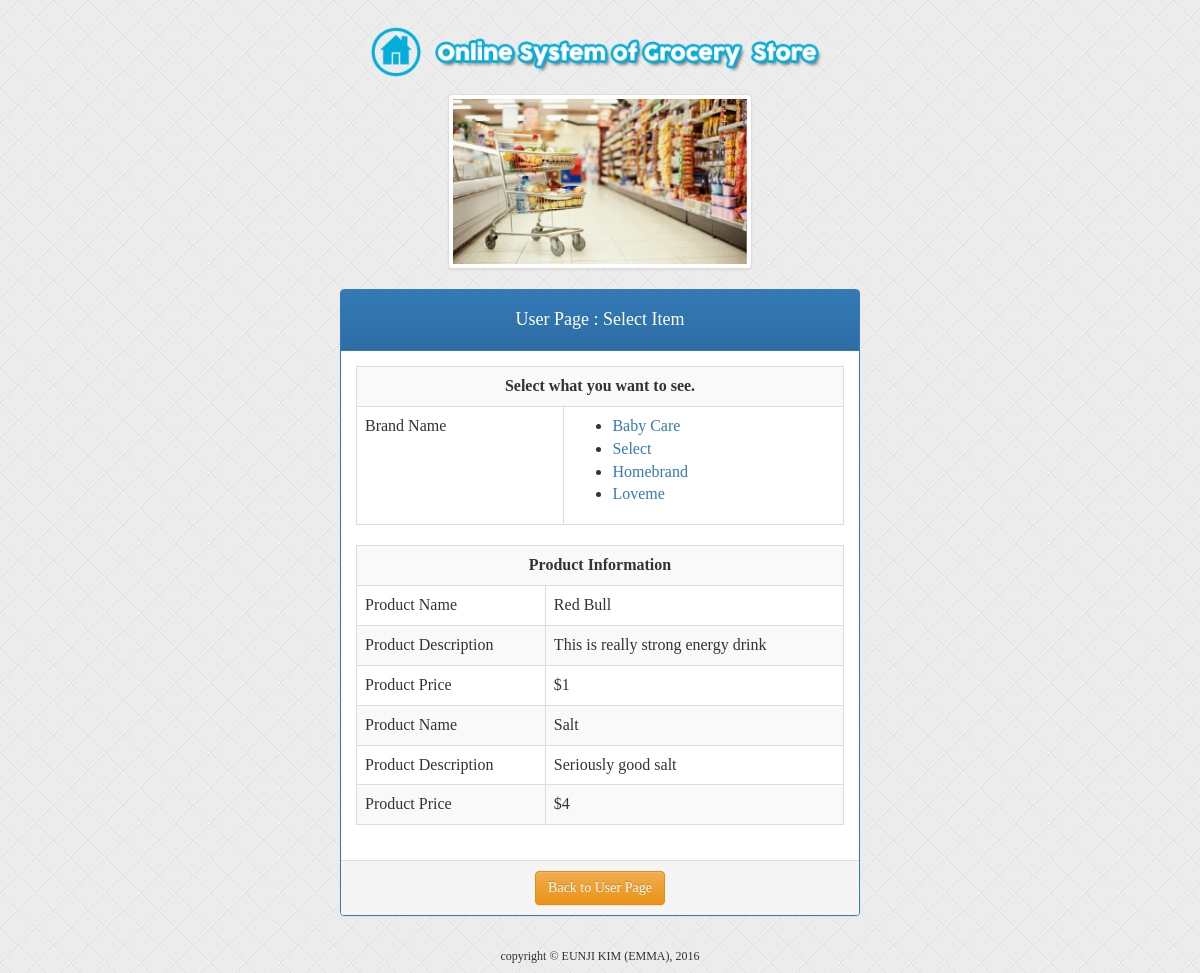
The app's page /Q5/user_list.php?brand=101 with its own data.
### tables this page shows
CREATE TABLE IF NOT EXISTS `grocery_brand` (
  `brand_id` int(11) NOT NULL,
  `brand_name` varchar(20) NOT NULL
);

CREATE TABLE IF NOT EXISTS `grocery_product` (
  `brand_id` int(11) NOT NULL,
  `product_id` int(11) NOT NULL,
  `product_name` varchar(20) NOT NULL,
  `product_desc` varchar(50) NOT NULL,
  `product_price` int(11) NOT NULL
);

### Q5/functions.php (the view, shortened to what this page needs)
<?php
	function get_product(){
	if(isset($_GET['brand'])){
		$brand_id = $_GET['brand'];
		$select_info = mysql_query("SELECT * FROM grocery_product where brand_id='$brand_id'");
		if(mysql_num_rows($select_info) < 1){
			echo "<h3 style='padding:20px;'>There is no product in this brand</h3>";
		} else {
		echo "<tr><td colspan=2><center><strong>Product Information</strong></center></td></tr>";
		while($row_pro = mysql_fetch_array($select_info))
			echo " <tr>
					<td>Product Name</td>
					<td>".$row_pro['product_name']."</td>
				   </tr>
				   <tr>
					<td>Product Description</td>
					<td>".$row_pro['product_desc']."</td>
				   </tr>
				   <tr>
				    <td>Product Price</td>
					<td>$".$row_pro['product_price']."</td>
				   </tr>";
			}
		}
	}
	function userget_brand(){
		$select_brand = mysql_query("SELECT * FROM grocery_brand");
		if (mysql_num_rows($select_brand) < 1) {
						echo "No brand";
			} else {
				while($row = mysql_fetch_array($select_brand))
				echo "<li><a href='user_list.php?brand=".$row['brand_id']."'>".$row['brand_name']."</a></li>";
			}
	}
?>

### Q5/user_list.php (style rules this page uses)
body { background-image: url("img/back.png"); background-repeat: repeat; font-family : Century Gothic; }

### records on screen
grocery_brand: brand_name "Baby Care"
grocery_brand: brand_name "Select"
grocery_brand: brand_name "Homebrand"
grocery_brand: brand_name "Loveme"
grocery_product: product_name "Red Bull", product_desc "This is really strong energy drink", product_price "1"
grocery_product: product_name "Salt", product_desc "Seriously good salt", product_price "4"
